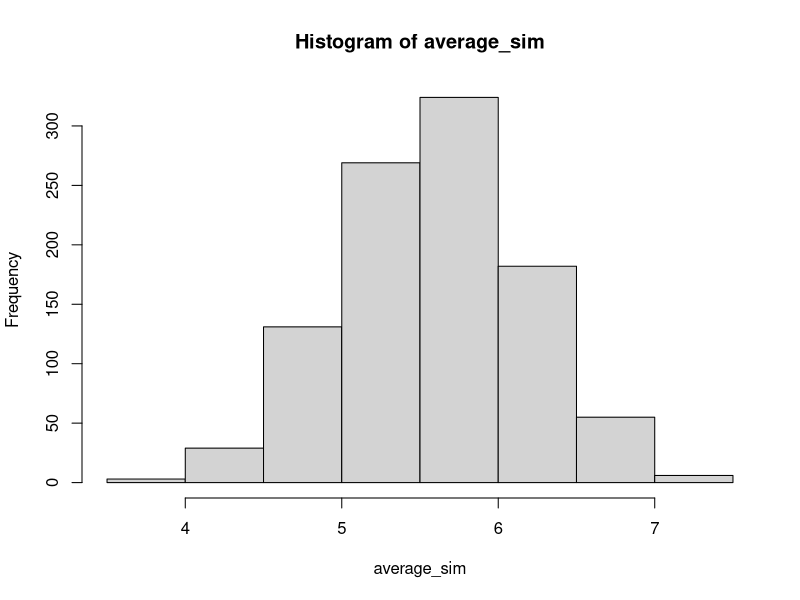

Source code (R):
### Simple bootstrap for the mean of some data (replace the formula in line 7 to bootstrap whatever you want)

data<-c(2,9,7,6,5.5,6.4,4,6.1,5.2,4.9)   # your data here

# what are you calculating? In the example below, just the mean of the data

average<-mean(data)

num_sim <- 999  #number of simulation
average_sim<-as.numeric()  
for (i in 1:num_sim){
  replicates_sim<-sample(data, length(data), replace=TRUE)  #shuffle data
  average_sim[i]<-mean(replicates_sim)  # use the same formula as in line 7 here
}

average<-mean(average_sim);average  #new average
inter_sup<-quantile(average_sim,0.975);inter_sup  # 95% sup interval

inter_inf<-quantile(average_sim,0.025);inter_inf  # 95% inf interval

hist(average_sim)
